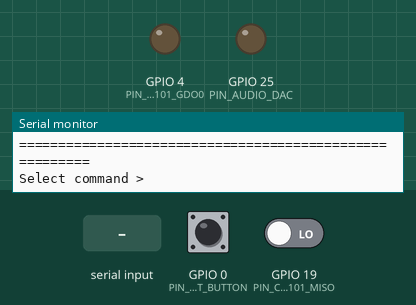
Bench run of a program on a simulated ESP32. On the bench: output pins drawn as LEDs (lit = HIGH), the last lines printed to the serial monitor. The inputs (shaded band) are chosen by the test bench; at power-on: GPIO 0 (PIN_BOOT_BUTTON) HIGH, GPIO 19 (PIN_CC1101_MISO) LOW. WiFi joins after 1.5 s; servers stay silent unless stated; storage starts empty; EEPROM starts erased; pins used as bus, display or sensor lines are not drawn.

Above: at 2.3 s.
2.4 s: "6\n" received over Serial
At 3.5 s:
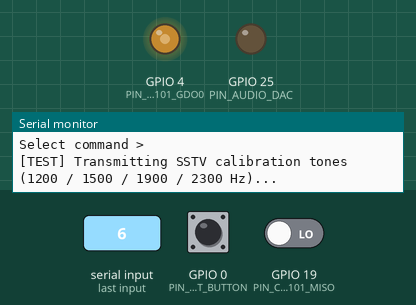
5.4 s: "1\n" received over Serial
At 7.6 s:
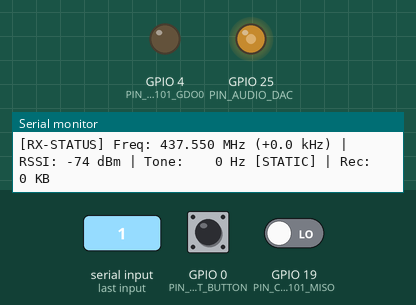
8.0 s: GPIO 0 (PIN_BOOT_BUTTON) pulled LOW for 0.15 s
At 9.3 s:
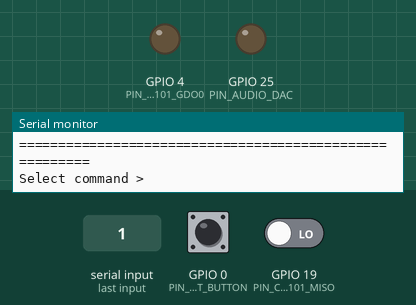
9.6 s: GPIO 0 (PIN_BOOT_BUTTON) pulled LOW for 1 s
At 11.0 s:
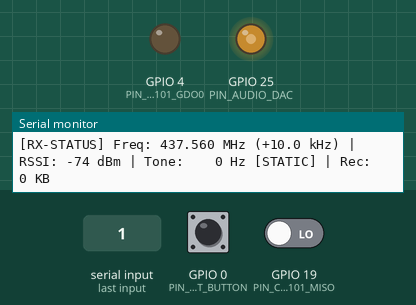
12.1 s: "5\n" received over Serial
At 13.6 s:
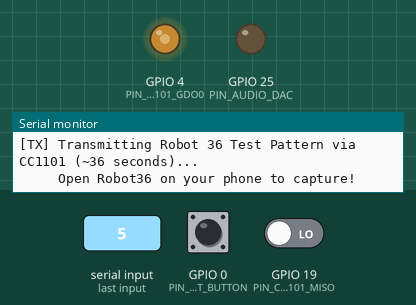
Timing chart, 0 to 51.9 s (numbered marks = the images above; inputs shaded):
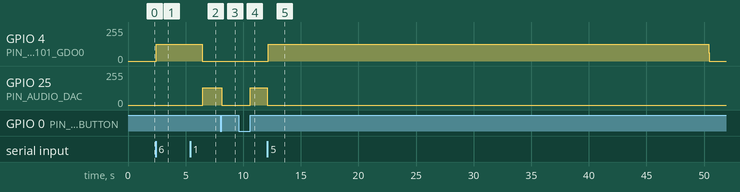

Measured:
- after the input at 2.4 s, GPIO 4 (PIN_CC1101_GDO0): 0/255 → 126/255 after 0.05 s
- after the input at 5.4 s, GPIO 25 (PIN_AUDIO_DAC): 0/255 → 128/255 after 1.1 s
- after the input at 8.0 s, GPIO 25 (PIN_AUDIO_DAC): 128/255 → 0/255 after 0.15 s
- after the input at 9.6 s, GPIO 25 (PIN_AUDIO_DAC): 0/255 → 128/255 after 1.0 s
- after the input at 12.1 s, GPIO 4 (PIN_CC1101_GDO0): 0/255 → 126/255 after 0.05 s, → 0/255 38.2 s later; GPIO 25 (PIN_AUDIO_DAC): 128/255 → 0/255 at once

The program:

main.cpp
```cpp
#include <Arduino.h>
#include "PinConfig.h"
#include "CC1101_Driver.h"
#include "SSTV_Demodulator.h"
#include "SSTV_Encoder.h"
#include "Doppler_Tracker.h"
#include "SD_Recorder.h"
#include "WebPortal.h"

enum OperatingMode {
    MODE_IDLE,
    MODE_RX_DISCRIMINATOR,
    MODE_TX_TEST_PATTERN
};

OperatingMode currentMode = MODE_IDLE;
uint32_t lastTelemetryMillis = 0;

void printMenu() {
    Serial.println("\n========================================================");
    Serial.println("       ESP32-CC1101 SSTV Satellite & RF Lab             ");
    Serial.println("========================================================");
#if defined(BOARD_ESP32_S3)
    Serial.println(" Target Board  : ESP32-S3 DevKit (N16R8)");
    Serial.println(" Audio Output  : High-Speed PWM (GPIO 1)");
#else
    Serial.println(" Target Board  : ESP32-WROOM-32D");
    Serial.println(" Audio Output  : Hardware 8-bit DAC1 (GPIO 25)");
#endif
    Serial.printf(" Radio Center  : %.3f MHz\n", Doppler.getCurrentFreqMHz());
    Serial.printf(" Doppler Shift : %+.2f kHz\n", Doppler.getCurrentOffsetKHz());
    Serial.printf(" SD Card Status: %s\n", Recorder.isAvailable() ? "READY (Auto-Record Enabled)" : "NOT DETECTED");
    Serial.printf(" Web Portal    : http://esp-sstv.local (AP: ESP-SSTV-Station)\n");
    Serial.println("--------------------------------------------------------");
    Serial.println(" [1] Start ISS SSTV RX Mode & Record WAV (437.550 MHz)");
    Serial.println(" [2] Step Doppler Frequency UP (+2.5 kHz)");
    Serial.println(" [3] Step Doppler Frequency DOWN (-2.5 kHz)");
    Serial.println(" [4] Start 10-Minute Auto-Doppler Satellite Pass");
    Serial.println(" [5] Transmit Robot 36 via CC1101 (433.92 MHz 2-FSK)");
    Serial.println(" [6] Transmit SSTV Calibration Tones (1200-2300 Hz)");
    Serial.println(" [7] Transmit Robot 36 via FS1000A (433.92 MHz ASK/OOK)");
    Serial.println(" [8] Radio Status & RSSI Diagnostic");
    Serial.println(" [0] Stop / Set Radio to IDLE & Finalize WAV");
    Serial.println("--------------------------------------------------------");
    Serial.println(" [BOOT Button] Click: Start/Stop RX & Record | Hold: Transmit");
    Serial.println("========================================================");
    Serial.print("Select command > ");
}

void handleCommand(char cmd);

void setup() {
    Serial.begin(115200);
    delay(1000);

    pinMode(PIN_BOOT_BUTTON, INPUT_PULLUP);

    Serial.println("\n[INIT] Initializing SPI and CC1101...");

    bool ok = Radio.begin(PIN_CC1101_CSN, PIN_CC1101_SCK, PIN_CC1101_MOSI, PIN_CC1101_MISO);
    if (!ok) {
        Serial.println("[ERROR] CC1101 not detected! Check wiring:");
        Serial.printf("  CSN:  GPIO %d\n", PIN_CC1101_CSN);
        Serial.printf("  SCK:  GPIO %d\n", PIN_CC1101_SCK);
        Serial.printf("  MOSI: GPIO %d\n", PIN_CC1101_MOSI);
        Serial.printf("  MISO: GPIO %d\n", PIN_CC1101_MISO);
    } else {
        Serial.printf("[OK] CC1101 detected! Part: 0x%02X, Version: 0x%02X\n",
                      Radio.getPartNum(), Radio.getVersion());
    }

    // Initialize MicroSD card
    Serial.println("[INIT] Initializing MicroSD card...");
    bool sdOk = Recorder.begin(PIN_SD_CS, PIN_SD_SCK, PIN_SD_MOSI, PIN_SD_MISO);
    if (sdOk) {
        Serial.printf("[OK] MicroSD Card mounted! Total Capacity: %llu MB\n", Recorder.getTotalCapacityMB());
    } else {
        Serial.println("[WARN] No MicroSD card detected. Audio recording disabled.");
    }

    // Route demodulated audio stream into SD WAV recorder
    Demodulator.setSampleCallback([](uint8_t sample) {
        if (Recorder.isRecordingActive()) {
            Recorder.writeSample(sample);
        }
    });

    Doppler.begin(437.550f, 10.0f);
    Encoder.begin(PIN_CC1101_GDO0);

    // Initialize Web Captive Portal & mDNS (http://esp-sstv.local)
    Serial.println("[INIT] Starting WiFi Captive Portal & mDNS responder...");
    Portal.begin(handleCommand);
    Serial.printf("[WIFI] Captive Portal active on AP: 'ESP-SSTV-Station' (IP: %s)\n", Portal.getAPIP().c_str());
    if (Portal.isConnectedToStation()) {
        Serial.printf("[WIFI] Connected to Home Network! Station IP: %s\n", Portal.getStationIP().c_str());
    }
    Serial.println("[mDNS] Dashboard available at: http://esp-sstv.local/");

    printMenu();
}

void handleCommand(char cmd) {
    switch (cmd) {
        case '1': {
            Serial.println("\n[RX] Starting ISS SSTV Discriminator Mode...");
            Serial.printf("     Tuning CC1101 to %.3f MHz (2-FSK Async)...\n", Doppler.getCurrentFreqMHz());
            Radio.setRxAsyncDiscriminator(Doppler.getCurrentFreqMHz(), 5.0f, 100.0f);

#if HAS_HARDWARE_DAC
            Demodulator.begin(PIN_CC1101_GDO0, PIN_AUDIO_DAC);
            Serial.println("     Reconstructed audio stream active on DAC (GPIO 25)");
#else
            Demodulator.begin(PIN_CC1101_GDO0, PIN_AUDIO_PWM);
            Serial.println("     Audio stream active on PWM (GPIO 1)");
#endif
            // Start recording to SD card if card is available
            if (Recorder.isAvailable()) {
                if (Recorder.startRecording()) {
                    Serial.printf("     [SD-REC] Recording pass audio to: %s\n", Recorder.getCurrentFilename().c_str());
                }
            }

            Serial.println("     Connect phone running Robot36 or download WAV from Web Portal.");
            currentMode = MODE_RX_DISCRIMINATOR;
            break;
        }

        case '2': {
            Doppler.stepUp(Radio, 2.5f);
            Serial.printf("\n[FREQ] Frequency stepped up to %.3f MHz (Offset: %+.2f kHz)\n",
                          Doppler.getCurrentFreqMHz(), Doppler.getCurrentOffsetKHz());
            break;
        }

        case '3': {
            Doppler.stepDown(Radio, 2.5f);
            Serial.printf("\n[FREQ] Frequency stepped down to %.3f MHz (Offset: %+.2f kHz)\n",
                          Doppler.getCurrentFreqMHz(), Doppler.getCurrentOffsetKHz());
            break;
        }

        case '4': {
            Serial.println("\n[PASS] Starting 10-Minute Auto Doppler Pass tracking...");
            Doppler.startPass(600);
            Serial.printf("       Current Frequency: %.3f MHz\n", Doppler.getCurrentFreqMHz());
            break;
        }

        case '5': {
            Serial.println("\n[TX] Configuring CC1101 for Asynchronous TX @ 433.920 MHz (Low Power)...");
            Demodulator.stop();
            if (Recorder.isRecordingActive()) Recorder.stopRecording();
            Radio.setTxAsyncMode(433.920f, 5.0f, 0); // -10 dBm safe lab power

            Encoder.setModulationPin(PIN_CC1101_GDO0);
            Serial.println("[TX] Transmitting Robot 36 Test Pattern via CC1101 (~36 seconds)...");
            Serial.println("     Open Robot36 on your phone to capture!");
            Encoder.sendRobot36TestPattern("ESP32-CC1101");

            Serial.println("[TX] Transmission complete! Returning to IDLE.");
            Radio.setIdle();
            currentMode = MODE_IDLE;
            printMenu();
            break;
        }

        case '6': {
            Serial.println("\n[TEST] Transmitting SSTV calibration tones (1200 / 1500 / 1900 / 2300 Hz)...");
            Demodulator.stop();
            if (Recorder.isRecordingActive()) Recorder.stopRecording();
            Radio.setTxAsyncMode(433.920f, 5.0f, 0);
            Encoder.setModulationPin(PIN_CC1101_GDO0);
            Encoder.sendToneTest();
            Radio.setIdle();
            Serial.println("[TEST] Done!");
            printMenu();
            break;
        }

        case '7': {
            Serial.printf("\n[TX-FS1000A] Transmitting Robot 36 via FS1000A on GPIO %d (433.92 MHz ASK/OOK)...\n", PIN_FS1000A_DATA);
            Demodulator.stop();
            if (Recorder.isRecordingActive()) Recorder.stopRecording();
            Radio.setIdle();

            Encoder.setModulationPin(PIN_FS1000A_DATA);
            Serial.println("             Transmitting Robot 36 Pattern (~36 seconds)...");
            Encoder.sendRobot36TestPattern("ESP32-FS1000A");

            Serial.println("[TX-FS1000A] Transmission complete!");
            currentMode = MODE_IDLE;
            printMenu();
            break;
        }

        case '8': {
            Serial.println("\n[DIAGNOSTICS]");
            Serial.printf("  PartNum   : 0x%02X\n", Radio.getPartNum());
            Serial.printf("  Version   : 0x%02X\n", Radio.getVersion());
            Serial.printf("  MARCSTATE : 0x%02X\n", Radio.getMarcState());
            Serial.printf("  RSSI      : %d dBm\n", Radio.getRSSI());
            Serial.printf("  Frequency : %.3f MHz\n", Radio.getFrequency());
            Serial.printf("  SD Card   : %s (Total: %llu MB, Used: %llu MB)\n",
                          Recorder.isAvailable() ? "YES" : "NO",
                          Recorder.getTotalCapacityMB(), Recorder.getUsedSpaceMB());
            Serial.printf("  WiFi Mode : %s | Portal: http://esp-sstv.local\n",
                          Portal.isConnectedToStation() ? "Connected (STA+AP)" : "Captive Portal (AP)");
            break;
        }

        case '0': {
            Serial.println("\n[STOP] Halting Demodulator & Finalizing Recording.");
            Demodulator.stop();
            Radio.setIdle();
            Doppler.stopPass();

            if (Recorder.isRecordingActive()) {
                Recorder.stopRecording();
                Serial.printf("       Saved WAV file: %s (%u bytes)\n",
                              Recorder.getCurrentFilename().c_str(), Recorder.getBytesWritten());
            }

            currentMode = MODE_IDLE;
            printMenu();
            break;
        }

        default:
            printMenu();
            break;
    }
}

void checkBootButton() {
    static uint32_t pressStartTime = 0;
    static bool buttonWasPressed = false;

    bool isPressed = (digitalRead(PIN_BOOT_BUTTON) == LOW);

    if (isPressed && !buttonWasPressed) {
        // Button pressed down
        buttonWasPressed = true;
        pressStartTime = millis();
    } else if (!isPressed && buttonWasPressed) {
        // Button released
        buttonWasPressed = false;
        uint32_t duration = millis() - pressStartTime;

        if (duration >= 50 && duration < 1500) {
            // Short click: 1-Click Satellite Pass Start/Stop!
            if (currentMode == MODE_IDLE) {
                Serial.println("\n[BOOT BUTTON] 1-Click -> Starting ISS SSTV RX Mode, Auto Doppler & SD Recording!");
                handleCommand('1');
                handleCommand('4');
            } else {
                Serial.println("\n[BOOT BUTTON] 1-Click -> Halting RX Mode & Finalizing Recording");
                handleCommand('0');
            }
        } else if (duration >= 1500) {
            // Long hold (> 1.5s): Transmit Robot 36 Test Pattern
            Serial.println("\n[BOOT BUTTON] Hold -> Transmitting Robot 36 Test Pattern!");
            handleCommand('5');
        }
    }
}

void loop() {
    // Process Captive Portal & Web Server
    Portal.update();

    // Process SD WAV buffer flushing
    Recorder.update();

    // Check hardware BOOT button
    checkBootButton();

    // Process incoming Serial commands
    if (Serial.available()) {
        char c = (char)Serial.read();
        if (c != '\r' && c != '\n') {
            handleCommand(c);
        }
    }

    // Demodulator real-time processing
    if (currentMode == MODE_RX_DISCRIMINATOR) {
        Demodulator.update();
        Doppler.update(Radio);

        // Telemetry every 1.5 seconds
        if (millis() - lastTelemetryMillis > 1500) {
            lastTelemetryMillis = millis();
            int8_t rssi = Radio.getRSSI();
            float toneHz = Demodulator.getInstantaneousFrequency();
            bool active = Demodulator.isReceivingTone();

            Serial.printf("[RX-STATUS] Freq: %.3f MHz (%+.1f kHz) | RSSI: %3d dBm | Tone: %4.0f Hz %s | Rec: %u KB\n",
                          Doppler.getCurrentFreqMHz(), Doppler.getCurrentOffsetKHz(),
                          rssi, toneHz, active ? "[TONE DETECTED]" : "[STATIC]",
                          Recorder.isRecordingActive() ? Recorder.getBytesWritten() / 1024 : 0);
        }
    }
}
```

Doppler_Tracker.h
```cpp
#pragma once
#include <Arduino.h>
#include "CC1101_Driver.h"

class Doppler_Tracker {
public:
    Doppler_Tracker();

    void begin(float centerFreqMHz = 437.550f, float maxShiftKHz = 10.0f);
    void update(CC1101_Driver& radio);

    // Manual controls
    void stepUp(CC1101_Driver& radio, float stepKHz = 2.5f);
    void stepDown(CC1101_Driver& radio, float stepKHz = 2.5f);
    void resetToCenter(CC1101_Driver& radio);

    // Automated Pass Simulation
    void startPass(uint32_t durationSeconds = 600); // 10 minute default pass
    void stopPass();
    bool isPassActive() const { return passActive; }

    // Getters
    float getCurrentFreqMHz() const { return currentFreqMHz; }
    float getCurrentOffsetKHz() const { return (currentFreqMHz - centerFreqMHz) * 1000.0f; }

private:
    float centerFreqMHz;
    float currentFreqMHz;
    float maxShiftKHz;

    bool passActive;
    uint32_t passStartTime;
    uint32_t passDurationMs;
    uint32_t lastUpdateTime;

    void applyFrequency(CC1101_Driver& radio);
};

extern Doppler_Tracker Doppler;
```

SD_Recorder.h
```cpp
#pragma once
#include <Arduino.h>
#include <FS.h>
#include <SD.h>
#include <SPI.h>
#include <vector>

struct WavFileInfo {
    String filename;
    uint32_t sizeBytes;
    float durationSec;
};

class SD_Recorder {
public:
    SD_Recorder();

    bool begin(uint8_t cs, uint8_t sck, uint8_t mosi, uint8_t miso);
    bool isAvailable() const { return cardAvailable; }

    // Recording Controls
    bool startRecording();
    void stopRecording();
    bool isRecordingActive() const { return recording; }

    // Audio Sample Feeder
    void writeSample(uint8_t sample);
    void update();

    // File Management
    String getCurrentFilename() const { return currentFilename; }
    uint32_t getBytesWritten() const { return totalDataBytesWritten; }
    std::vector<WavFileInfo> listFiles();
    bool deleteFile(const String& path);
    File openFile(const String& path, const char* mode);

    // Card Stats
    uint64_t getTotalCapacityMB();
    uint64_t getUsedSpaceMB();

private:
    uint8_t pinCS;
    uint8_t pinSCK;
    uint8_t pinMOSI;
    uint8_t pinMISO;

    bool cardAvailable;
    bool recording;
    String currentFilename;
    File wavFile;
    SPIClass sdSpi;

    uint32_t totalDataBytesWritten;
    static const size_t BUFFER_SIZE = 512;
    uint8_t sampleBuffer[BUFFER_SIZE];
    size_t bufferIndex;
    uint32_t lastFlushTime;

    void writeWavHeader();
    void finalizeWavHeader();
    String generateNextFilename();
};

extern SD_Recorder Recorder;
```

SSTV_Demodulator.h
```cpp
#pragma once
#include <Arduino.h>
#include "PinConfig.h"

class SSTV_Demodulator {
public:
    SSTV_Demodulator();

    void begin(uint8_t inputPin, uint8_t outputPin);
    void stop();
    void update();

    // Stats
    float getInstantaneousFrequency() const { return currentFrequencyHz; }
    uint32_t getValidToneCount() const { return validToneCount; }
    bool isReceivingTone() const { return toneActive; }

    typedef void (*AudioSampleCallback)(uint8_t sample);
    void setSampleCallback(AudioSampleCallback cb) { sampleCallback = cb; }

    // Interrupt handler (internal)
    static void IRAM_ATTR handleEdgeISR();

private:
    uint8_t inputPin;
    uint8_t outputPin;
    bool running;

    static volatile uint32_t lastEdgeTimeMicros;
    static volatile uint32_t currentPeriodMicros;
    static volatile bool newPeriodAvailable;

    float currentFrequencyHz;
    uint32_t validToneCount;
    bool toneActive;
    uint32_t lastToneActivityMillis;

    // DAC phase accumulator for smooth sine output
    float phase;
    uint32_t lastDacUpdateMicros;
    AudioSampleCallback sampleCallback;

    void outputToneSample(float freq);
};

extern SSTV_Demodulator Demodulator;
```

SSTV_Encoder.h
```cpp
#pragma once
#include <Arduino.h>

class SSTV_Encoder {
public:
    SSTV_Encoder();

    void begin(uint8_t modulationPin);
    void setModulationPin(uint8_t pin);
    uint8_t getModulationPin() const { return modPin; }

    // Low-level tone generation
    void playTone(float freqHz, uint32_t durationMs);
    void playToneMicros(float freqHz, uint32_t durationUs);

    // Protocol components
    void sendCalibrationHeader();
    void sendVIS(uint8_t visCode);
    void sendToneTest();

    // Full Frame Transmission
    void sendRobot36TestPattern(const char* callsign = "ESP32-CC1101");

private:
    uint8_t modPin;
    void sendPixelTone(uint8_t intensity, uint32_t durationUs);
};

extern SSTV_Encoder Encoder;
```

WebPortal.h
```cpp
#pragma once
#include <Arduino.h>
#include <WiFi.h>
#include <WebServer.h>
#include <DNSServer.h>
#include <ESPmDNS.h>
#include <Preferences.h>
#include "CC1101_Driver.h"
#include "SSTV_Demodulator.h"
#include "Doppler_Tracker.h"
#include "SD_Recorder.h"

typedef void (*CommandHandlerFunc)(char cmd);

class WebPortal {
public:
    WebPortal();

    void begin(CommandHandlerFunc cmdHandler);
    void update();

    bool isConnectedToStation() const { return stationConnected; }
    String getStationIP() const { return stationIP; }
    String getAPIP() const { return apIP; }

private:
    WebServer server;
    DNSServer dnsServer;
    Preferences prefs;
    CommandHandlerFunc onCommand;

    bool stationConnected;
    String stationIP;
    String apIP;
    uint32_t lastDnsUpdate;

    void setupRouting();
    void setupWiFi();
    void handleRoot();
    void handleStatus();
    void handleAction();
    void handleFiles();
    void handleDownload();
    void handleDelete();
    void handleScan();
    void handleConnect();
    void handleCaptiveRedirect();
};

extern WebPortal Portal;
```

Source omitted: Doppler_Tracker.cpp (2093 bytes), SD_Recorder.cpp (5460 bytes), SSTV_Demodulator.cpp (3936 bytes), SSTV_Encoder.cpp (4057 bytes), WebPortal.cpp (17004 bytes), PinConfig.h (1588 bytes), CC1101_Driver.h (3601 bytes), CC1101_Driver.cpp (5591 bytes)
